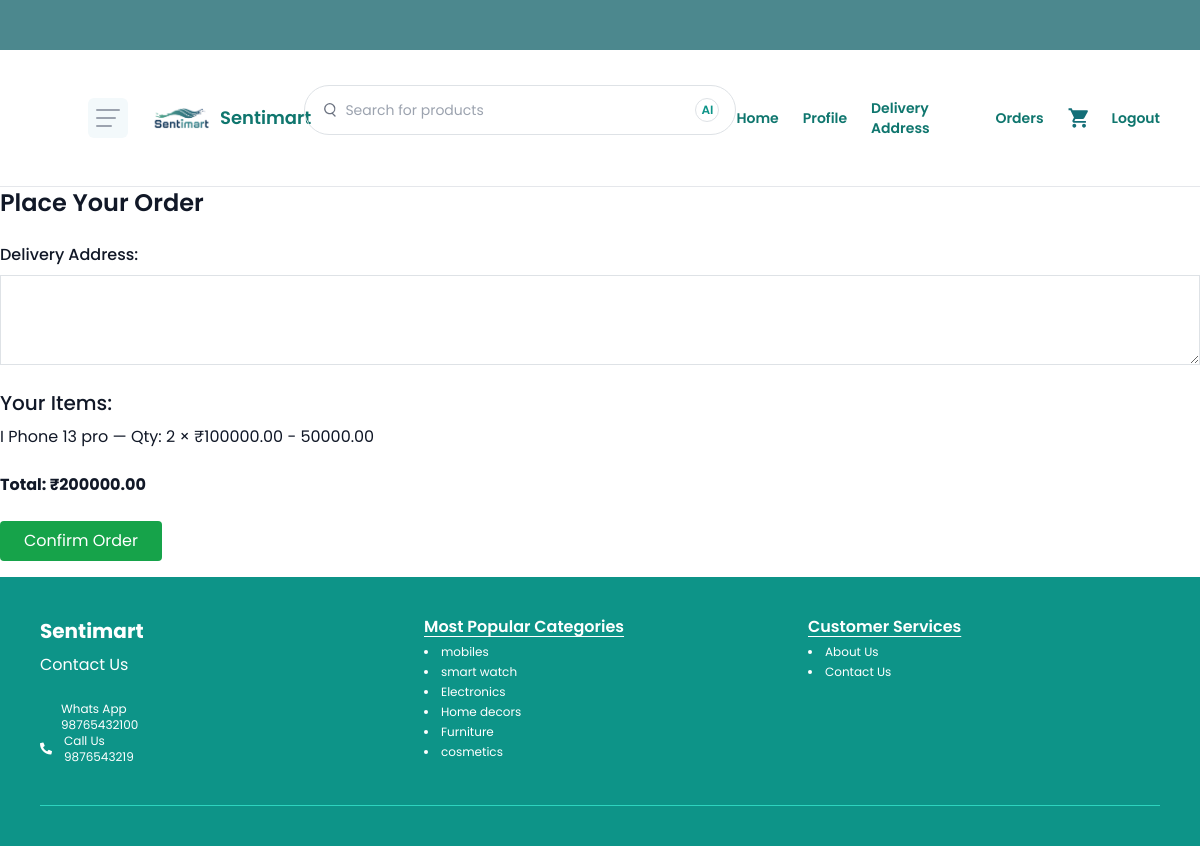
The app's page /buyer/place_order/ (signed in) with its own data.
### products/models.py (models this page shows, shortened)
class CartItem(models.Model):
    user = models.ForeignKey(settings.AUTH_USER_MODEL, on_delete=models.CASCADE)
    product = models.ForeignKey(Product, on_delete=models.CASCADE)
    quantity = models.PositiveIntegerField(default=1)
    added_at = models.DateTimeField(auto_now_add=True)
    selected_color = models.CharField(max_length=20, blank=True)
    selected_size = models.CharField(max_length=10, blank=True)

class Product(models.Model):
    seller = models.ForeignKey(settings.AUTH_USER_MODEL, on_delete=models.CASCADE)
    category = models.ForeignKey(Category, on_delete=models.SET_NULL, related_name='products', null=True)
    sub_category = models.CharField(max_length=100)
    name = models.CharField(max_length=200)
    description = models.TextField()
    colors = ["Brown", "Red", "Yellow", "Green", "Black"]
    sizes = ["S", "M", "L", "XL", "XXL"]
    image = models.ImageField(upload_to='products/')
    brand_name = models.CharField(max_length=100)
    model_number = models.CharField(max_length=100)
    base_price = models.DecimalField(max_digits=10, decimal_places=2)
    discount = models.DecimalField(max_digits=10, decimal_places=2)
    stock = models.PositiveIntegerField(default=0)

### buyer/views.py (the view, shortened to what this page needs)
# urls.py: path('place_order/' , views.place_order, name='place_order'),
@login_required
def place_order(request):
    cart_items = CartItem.objects.filter(user=request.user)
    if not cart_items.exists():
        return redirect('cart')
    total_price = sum(item.product.base_price * item.quantity for item in cart_items)
    return render(request, 'buyer/place_order.html', {'cart_items': cart_items, 'total_price': total_price})

### buyer/templates/buyer/place_order.html (shortened to what this page needs)
{% extends './buyer_base.html' %}
{% block content %}
<h2 class="text-2xl font-semibold mb-4">Place Your Order</h2>
<form method="post">
    <div class="mb-4">
        <label for="address" class="block font-medium">Delivery Address:</label>
        <textarea name="address" id="address" rows="3" class="w-full border p-2" required></textarea>
    </div>
    <h3 class="text-xl font-medium mb-2">Your Items:</h3>
    <ul class="mb-4">
        {% for item in cart_items %}
        <li>
            {{ item.product.name }} — Qty: {{ item.quantity }} × ₹{{ item.product.base_price }} - {{ item.product.discount }}
        </li>
        {% endfor %}
    </ul>
    <p class="font-bold mb-4">Total: ₹{{ total_price }}</p>
    <button type="submit" class="bg-green-600 text-white px-4 py-2 rounded">Confirm Order</button>
</form>
{% endblock %}

### buyer/templates/buyer/buyer_base.html (style rules this page uses)
body { font-family: "Poppins", sans-serif; }

### records on screen
CartItem: product.name "I Phone 13 pro", quantity "2", product.base_price "100000.00", product.discount "50000.00"

### other values on screen
{{ total_price }} "200000.00"
